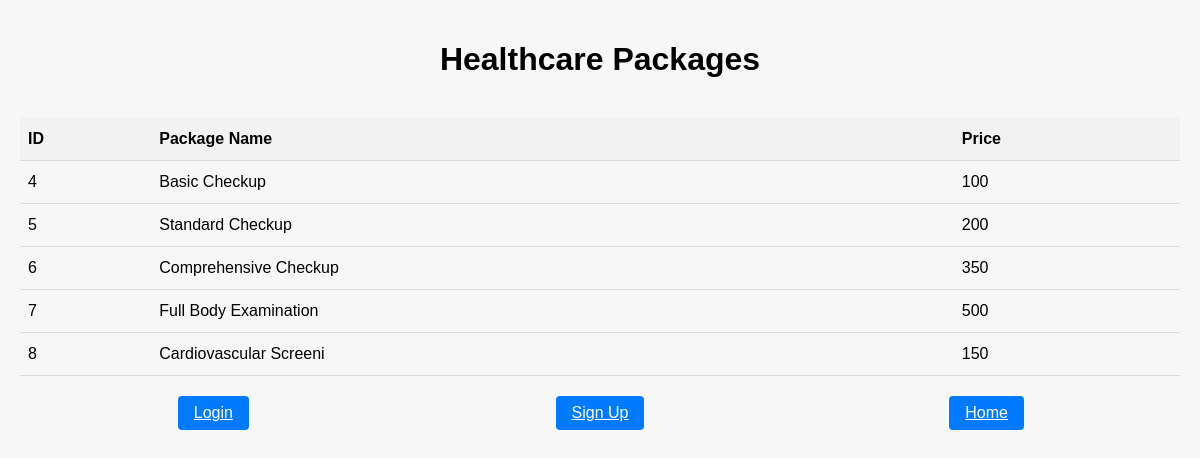
The page /health.php on the database its author committed.
### tables this page shows
CREATE TABLE `healthcare` (
  `id` int(22) NOT NULL,
  `name` varchar(22) DEFAULT NULL,
  `price` int(22) NOT NULL
);

### health.php (the view, shortened to what this page needs)
<?php
include('database.php');
$healthcareItems = [];
$query = "SELECT * FROM healthcare";
$result = mysqli_query($con, $query);
if ($result) {
    while ($row = mysqli_fetch_assoc($result)) {
        $healthcareItems[] = $row;
    }
}
?>
<!DOCTYPE html>
<html lang="en">
<head>
</head>
<body>
<div id="container">
    <h1>Healthcare Packages</h1>
    <table>
        <tr>
            <th>ID</th>
            <th>Package Name</th>
            <th>Price</th>
        </tr>
        <?php foreach ($healthcareItems as $item): ?>
            <tr>
                <td><?php echo $item['id']; ?></td>
                <td><?php echo $item['name']; ?></td>
                <td><?php echo $item['price']; ?></td>
            </tr>
        <?php endforeach; ?>
    </table>
    <div class="navigation-buttons">
        <a href="login.php" class="button">Login</a>
        <a href="signup.php" class="button">Sign Up</a>
        <a href="index.php" class="button">Home</a>
    </div>
</div>
</body>
</html>

### health.php (style rules this page uses)
body { font-family: Arial, sans-serif; margin: 0; padding: 0; background-color: #f7f7f7; }
#container { display: grid; grid-template-columns: 1fr; max-width: 1200px; margin: 0 auto; padding: 20px; }
h1 { text-align: center; margin-bottom: 20px; }
table { width: 100%; border-collapse: collapse; margin-top: 20px; }
th, td { padding: 12px 8px; text-align: left; border-bottom: 1px solid #ddd; }
th { background-color: #f2f2f2; }
.navigation-buttons { display: grid; grid-template-columns: repeat(3, 1fr); justify-items: center; margin-top: 20px; }
.button { background-color: #007bff; color: #fff; border: none; border-radius: 4px; padding: 8px 16px; cursor: pointer; transition: background-color 0.3s; }

### rows shown on the page
healthcare: id "4", name "Basic Checkup", price "100"
healthcare: id "5", name "Standard Checkup", price "200"
healthcare: id "6", name "Comprehensive Checkup", price "350"
healthcare: id "7", name "Full Body Examination", price "500"
healthcare: id "8", name "Cardiovascular Screeni", price "150"
